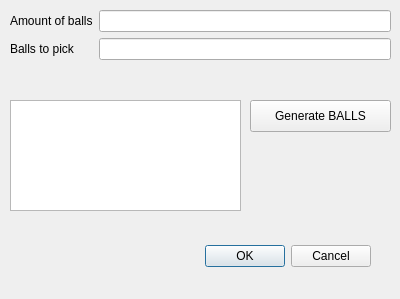
<?xml version="1.0" encoding="UTF-8"?>
<ui version="4.0">
 <class>Balls</class>
 <widget class="QDialog" name="Balls">
  <property name="geometry">
   <rect>
    <x>0</x>
    <y>0</y>
    <width>400</width>
    <height>299</height>
   </rect>
  </property>
  <property name="windowTitle">
   <string>Dialog</string>
  </property>
  <widget class="QDialogButtonBox" name="buttonBox">
   <property name="geometry">
    <rect>
     <x>30</x>
     <y>240</y>
     <width>341</width>
     <height>32</height>
    </rect>
   </property>
   <property name="styleSheet">
    <string notr="true"/>
   </property>
   <property name="orientation">
    <enum>Qt::Horizontal</enum>
   </property>
   <property name="standardButtons">
    <set>QDialogButtonBox::Cancel|QDialogButtonBox::Ok</set>
   </property>
  </widget>
  <widget class="QWidget" name="formLayoutWidget">
   <property name="geometry">
    <rect>
     <x>10</x>
     <y>10</y>
     <width>381</width>
     <height>81</height>
    </rect>
   </property>
   <layout class="QFormLayout" name="formLayout">
    <item row="0" column="0">
     <widget class="QLabel" name="amountOfBallsLabel">
      <property name="text">
       <string>Amount of balls</string>
      </property>
     </widget>
    </item>
    <item row="0" column="1">
     <widget class="QLineEdit" name="amountOfBallsLineEdit">
      <property name="whatsThis">
       <string>&lt;html&gt;&lt;head/&gt;&lt;body&gt;&lt;p&gt;balls&lt;/p&gt;&lt;/body&gt;&lt;/html&gt;</string>
      </property>
     </widget>
    </item>
    <item row="1" column="0">
     <widget class="QLabel" name="ballsToPickLabel">
      <property name="text">
       <string>Balls to pick</string>
      </property>
     </widget>
    </item>
    <item row="1" column="1">
     <widget class="QLineEdit" name="ballsToPickLineEdit"/>
    </item>
   </layout>
  </widget>
  <widget class="QTextBrowser" name="textBrowser">
   <property name="geometry">
    <rect>
     <x>10</x>
     <y>100</y>
     <width>231</width>
     <height>111</height>
    </rect>
   </property>
  </widget>
  <widget class="QPushButton" name="pushButton">
   <property name="geometry">
    <rect>
     <x>250</x>
     <y>100</y>
     <width>141</width>
     <height>32</height>
    </rect>
   </property>
   <property name="text">
    <string>Generate BALLS</string>
   </property>
  </widget>
 </widget>
 <resources/>
 <connections>
  <connection>
   <sender>buttonBox</sender>
   <signal>accepted()</signal>
   <receiver>Balls</receiver>
   <slot>accept()</slot>
   <hints>
    <hint type="sourcelabel">
     <x>248</x>
     <y>254</y>
    </hint>
    <hint type="destinationlabel">
     <x>157</x>
     <y>274</y>
    </hint>
   </hints>
  </connection>
  <connection>
   <sender>buttonBox</sender>
   <signal>rejected()</signal>
   <receiver>Balls</receiver>
   <slot>reject()</slot>
   <hints>
    <hint type="sourcelabel">
     <x>316</x>
     <y>260</y>
    </hint>
    <hint type="destinationlabel">
     <x>286</x>
     <y>274</y>
    </hint>
   </hints>
  </connection>
 </connections>
</ui>
